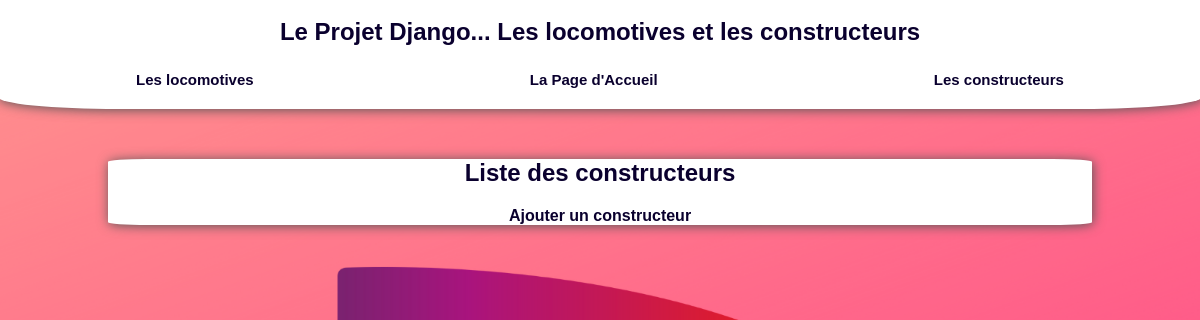
Page /Locomotives/indexc on the earlier database version.
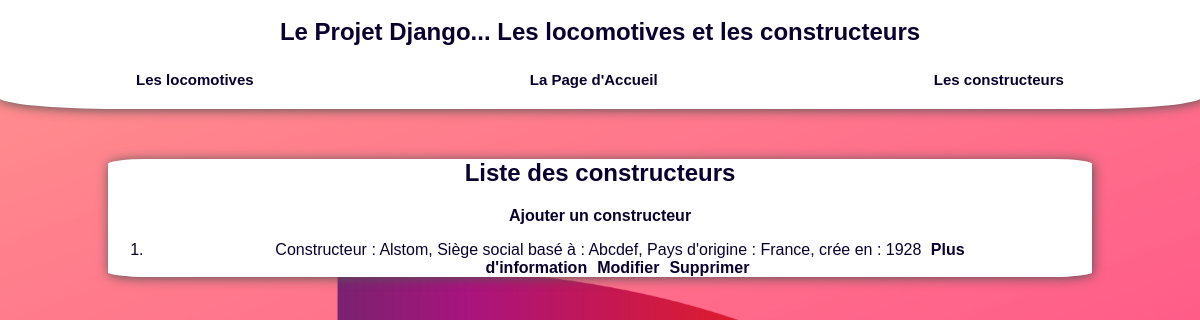
Same page on the later database version.
### Locomotives/models.py (models this page shows, shortened)
class Constructeur(models.Model):
    nom = models.CharField(max_length = 100)
    siege_social = models.CharField(max_length = 100)
    pays_origine = models.CharField(max_length = 100)
    date_creation =  models.CharField(max_length = 4, null = True, blank = True)
    description = models.TextField(null = True, blank = True)
    def __str__(self):
        chaine = f"Constructeur : {self.nom}, Siège social basé à : {self.siege_social}, Pays d'origine : {self.pays_origine}, crée en : {self.date_creation}"
        return chaine

### Locomotives/Constructeurs_views.py (the view)
# urls.py: path("index", views.index),
def index(request):
    liste = list(models.Constructeur.objects.all())
    return render(request, "Locomotives/Constructeurs/index.html",{"liste" : liste})

### Locomotives/templates/Locomotives/Constructeurs/index.html (shortened to what this page needs)
{% extends "main.html" %}
    {% block content %}
    <h1>Liste des constructeurs</h1>
    <a href="/Locomotives/addc">Ajouter un constructeur</a>
    <ol>
        {% for c in liste %}
            <li> {{c}} <a href="/Locomotives/affichec/{{c.id}}/">Plus d'information</a><a href="/Locomotives/updatec/{{c.id}}/">Modifier</a><a href="/Locomotives/deletec/{{c.id}}/">Supprimer</a> </li>
        {% endfor %}
    </ol>
    {% endblock %}

Differences in the rows shown:
added Constructeur: nom+siege_social+pays_origine "Constructeur : Alstom, Siège social basé à : Abcdef, Pays d'origine : France, crée en : 1928"
